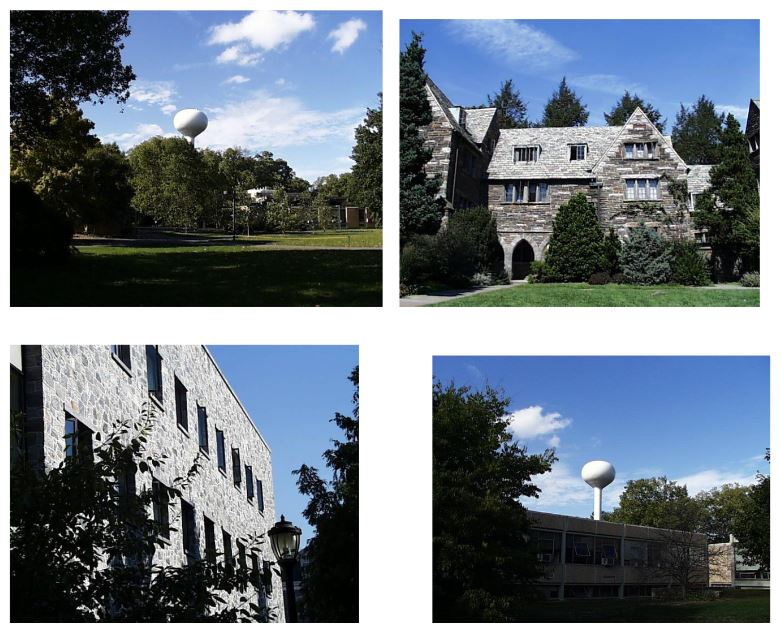
//> input picture Pattern Recognition and Computer Vision/Content Based Image Retrival/Thumbnail - Content Based Image Retrival.JPG, 780 x 641 px, given in place of the camera
$ ./Task_7_   (built with g++ and OpenCV 4)
//> lines starting //> are read from the running program, lines starting //| are printed output that depends on the picture
/*
   STUDENT NAME:poojit Maddineni (NUID:002856550)
   STUDENT NAME:Venkata Satya Naga Sai Karthik Koduru (NUID:002842207)
   DATE:18,March, 2024
   DESCRIPTION:The code demonstrates corner detection using the Harris corner detection algorithm. It captures video frames from the camera,
   converts them to grayscale, and applies the corner detection algorithm. One can adjust the threshold value interactively through a trackbar.
   Detected corners are visualized in real-time by drawing circles on the image
*/


#include <iostream>
#include <opencv2/opencv.hpp>

using namespace cv;
using namespace std;

Mat src_gray;// Stores the grayscale version of the input frame
int thresh = 200;// Threshold value for corner detection, we initially set it to 200
int max_thresh = 255;//This is the maximum threshold value
const char* source_window = "Source image"; // Window name for the source image
const char* corners_window = "Corners detected";  // Window name for the detected corners


/*
   Description: Function to demonstrate corner detection using the Harris corner detection algorithm.
   Input: Two integer arguments, but we do not necessarily need to use them.
   Output: Displays detected corners on the image window.

    The function defintion is written below after the main function
*/
void cornerHarris_func(int, void*);

int main() {
    VideoCapture cap(0);
    if (!cap.isOpened()) {
        cout << "Error opening video stream or file" << endl;
        return -1;
    }
    // This is a window to display the source image
    namedWindow(source_window);

    // Create a trackbar to adjust the threshold interactively
    createTrackbar("Threshold: ", source_window, &thresh, max_thresh, cornerHarris_func);

    Mat frame;
    while (true) {
        cap >> frame;
//> frame is the input picture: 641 rows x 780 cols, CV_8UC3; mean B, G, R 133.9, 124.3, 113.8
        if (frame.empty()) {
            cout << "Frame is empty!" << endl;
            break;
        }
        //We are converting the frame into grayscale
        cvtColor(frame, src_gray, COLOR_BGR2GRAY);
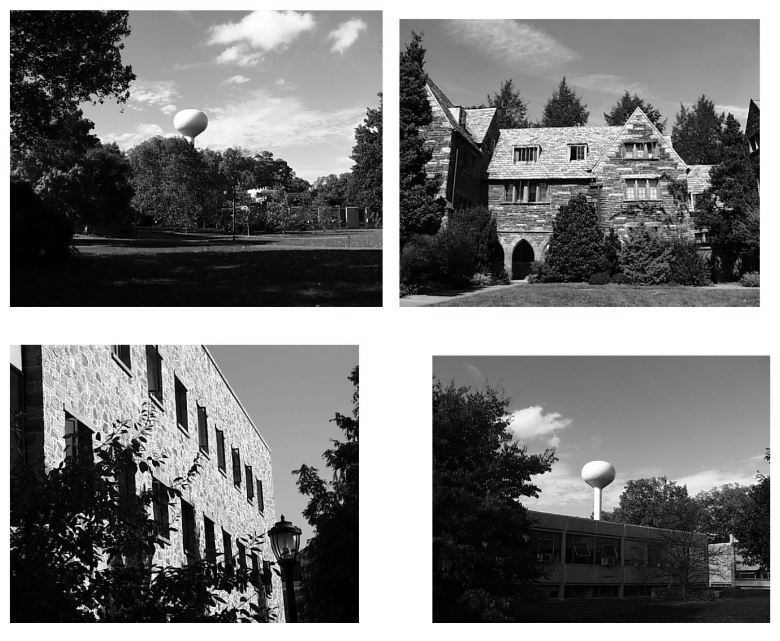
//> src_gray: 641 rows x 780 cols, CV_8UC1; min 0, max 255, mean 122.3

        // This is where we display the frame
        imshow(source_window, frame);

        //Calling the  cornerHarris function
        cornerHarris_func(0, 0);

        // Wait for key press
        char c = (char)waitKey(25);
        if (c == 27) // press "esc" key to exit the loop
            break;
    }

    cap.release(); //Release the video capture object
    destroyAllWindows(); // Close all windows

    return 0;
}


//Function defintion for the cornerHarris_func
void cornerHarris_func(int, void*) {
    if (src_gray.empty()) {
        cout << "Source image (grayscale) is empty!" << endl;
        return;
    }


    // Set parameters for the Harris corner detection algorithm
    int blockSize = 2;
    int apertureSize = 3;
    double k = 0.04;
    Mat dst = Mat::zeros(src_gray.size(), CV_32FC1);

    // Apply the Harris corner detection algorithm
    cornerHarris(src_gray, dst, blockSize, apertureSize, k);
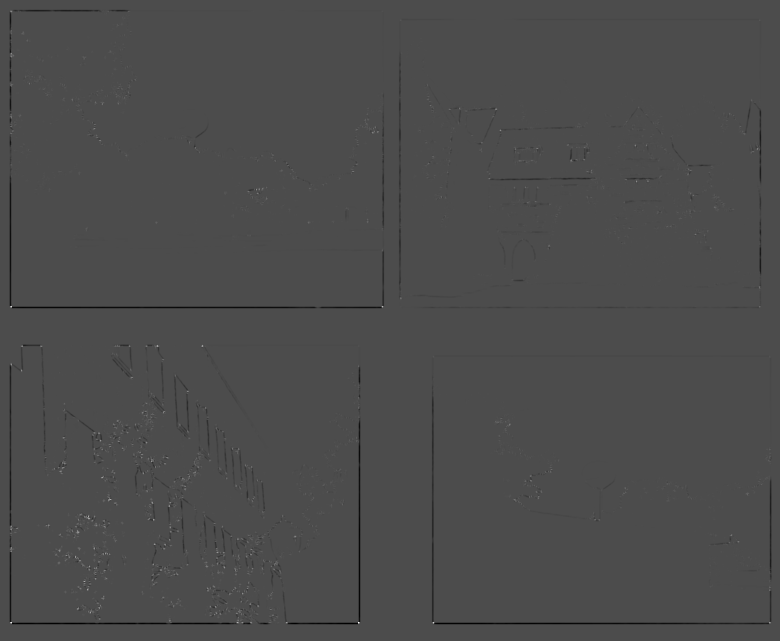
//> dst: 641 rows x 780 cols, CV_32FC1; min -0.0391, max 0.0915, mean -0.000202; drawn with min black and max white
    Mat dst_norm, dst_norm_scaled;
    //Normalising the values, so that it lies between 0 and 255
    normalize(dst, dst_norm, 0, 255, NORM_MINMAX, CV_32FC1, Mat());
    convertScaleAbs(dst_norm, dst_norm_scaled);

    // Draw circles at detected corner locations
    for (int i = 0; i < dst_norm.rows; i++) {
        for (int j = 0; j < dst_norm.cols; j++) {
            if ((int)dst_norm.at<float>(i, j) > thresh) {
                circle(dst_norm_scaled, Point(j, i), 5, Scalar(0), 2, 8, 0);
            }
        }
    }
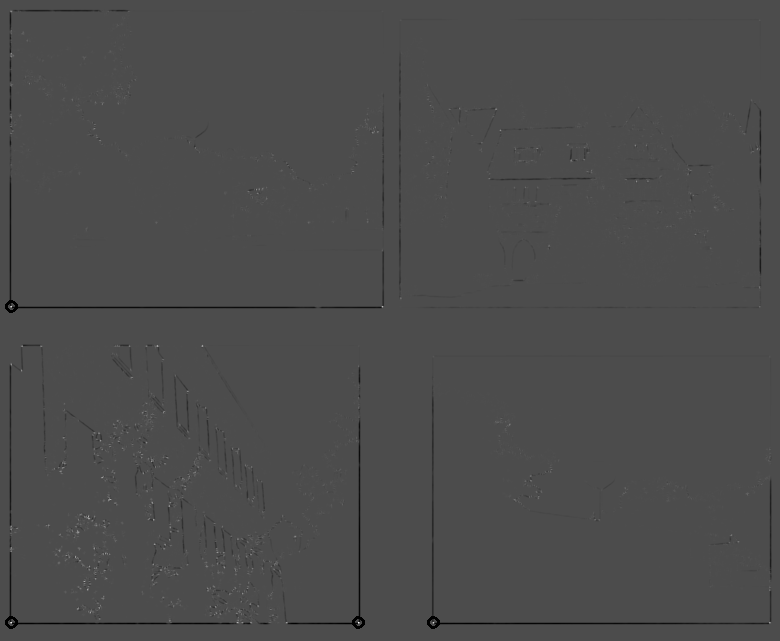
//> dst_norm_scaled: 641 rows x 780 cols, CV_8UC1; min 0, max 255, mean 75.6
//> the Esc key is pressed
    // Display the result in a window
    namedWindow(corners_window);
    imshow(corners_window, dst_norm_scaled);
}
